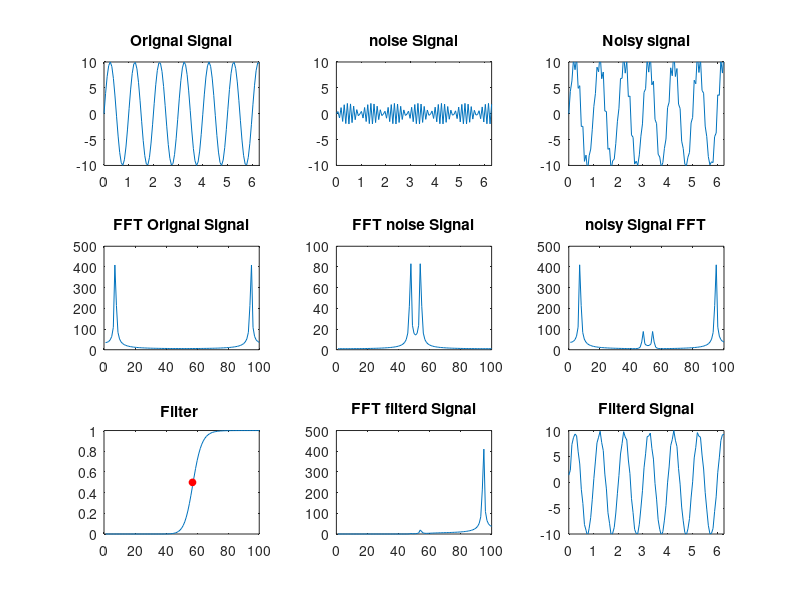

MATLAB code for this plot:
%10. Butter worth high pass on sinusoid
%
% Filter
%
clear;clc;close all;
 
%% read data add noise
 
n=100;
A=10;
 
t = linspace(0,2*pi,n);
s = A*sin(2*pi*1*t);
 
nois = 0.2*A*sin(2*pi*1000*t);
% nois = 0.2*A*rand(1,n);
% nois = wgn(1,n,1);
sn = s + nois;
 
snfft = (fft(sn));
 
%% Filter
 
w = linspace(0,1*pi,n);
fc = 57;        % on the scale of 100 where n =100
wc = fc*pi/n;
N = 10;           % filter order
 
Hw = sqrt(1./(1+(w/wc).^(-2*N)));
 
filtrd = snfft.*abs(Hw).^2;
 
 
figure;
subplot(331);
plot(t,s);title('Orignal Signal');axis([0 t(end) -A A]);
subplot(332);
plot(t,nois);title('noise Signal');axis([0 t(end) -A A]);
subplot(333);
plot(t,sn);title('Noisy signal');axis([0 t(end) -A A]);
subplot(334);
plot((abs((fft(s)))));title('FFT Orignal Signal');
subplot(335);
plot((abs((fft(nois)))));title('FFT noise Signal');
subplot(336);
plot((abs((snfft))));title('noisy Signal FFT');
subplot(337);
plot(abs(Hw).^2);title('Filter ');
Hwc = interp1(w,Hw,wc);
hold on; plot(fc,abs(Hwc).^2,'ro','markerfacecolor','r','markersize',5);
 
subplot(338);
plot(abs(filtrd));title('FFT filterd Signal');
subplot(339);
filtrd_rec = ifft(((filtrd)));
m = max(s);
recA = max(real(filtrd_rec));
fil_final = m*real(filtrd_rec)/recA;
plot(t,fil_final);title('Filterd Signal');axis([0 t(end) -A A]);
 
 
